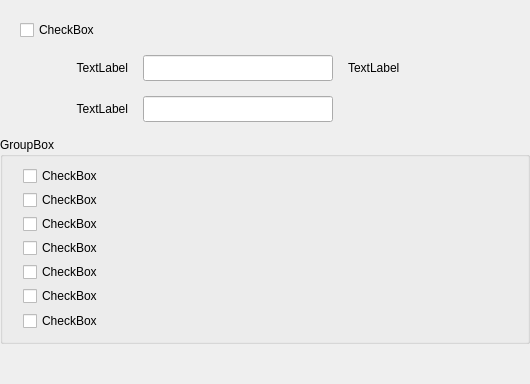
                     <widget class="QWidget" name="FactoryModePage">
                      <layout class="QVBoxLayout" name="verticalLayout_22">
                       <property name="spacing">
                        <number>15</number>
                       </property>
                       <property name="leftMargin">
                        <number>0</number>
                       </property>
                       <property name="topMargin">
                        <number>20</number>
                       </property>
                       <property name="rightMargin">
                        <number>0</number>
                       </property>
                       <property name="bottomMargin">
                        <number>0</number>
                       </property>
                       <item>
                        <layout class="QHBoxLayout" name="horizontalLayout_18">
                         <property name="leftMargin">
                          <number>20</number>
                         </property>
                         <item>
                          <widget class="QCheckBox" name="FactoryEnableCheck">
                           <property name="minimumSize">
                            <size>
                             <width>0</width>
                             <height>20</height>
                            </size>
                           </property>
                           <property name="maximumSize">
                            <size>
                             <width>16777215</width>
                             <height>20</height>
                            </size>
                           </property>
                           <property name="text">
                            <string>CheckBox</string>
                           </property>
                          </widget>
                         </item>
                        </layout>
                       </item>
                       <item>
                        <layout class="QHBoxLayout" name="horizontalLayout_19">
                         <property name="leftMargin">
                          <number>7</number>
                         </property>
                         <item>
                          <widget class="QLabel" name="pwdLabel">
                           <property name="minimumSize">
                            <size>
                             <width>121</width>
                             <height>15</height>
                            </size>
                           </property>
                           <property name="maximumSize">
                            <size>
                             <width>121</width>
                             <height>15</height>
                            </size>
                           </property>
                           <property name="text">
                            <string>TextLabel</string>
                           </property>
                           <property name="alignment">
                            <set>Qt::AlignRight|Qt::AlignTrailing|Qt::AlignVCenter</set>
                           </property>
                          </widget>
                         </item>
                         <item>
                          <widget class="QLineEdit" name="pwdEdit">
                           <property name="minimumSize">
                            <size>
                             <width>190</width>
                             <height>26</height>
                            </size>
                           </property>
                           <property name="maximumSize">
                            <size>
                             <width>190</width>
                             <height>26</height>
                            </size>
                           </property>
                           <property name="echoMode">
                            <enum>QLineEdit::Password</enum>
                           </property>
                          </widget>
                         </item>
                         <item>
                          <widget class="QLabel" name="pwdTip">
                           <property name="minimumSize">
                            <size>
                             <width>142</width>
                             <height>15</height>
                            </size>
                           </property>
                           <property name="maximumSize">
                            <size>
                             <width>142</width>
                             <height>15</height>
                            </size>
                           </property>
                           <property name="text">
                            <string>TextLabel</string>
                           </property>
                          </widget>
                         </item>
                         <item>
                          <spacer name="horizontalSpacer_9">
                           <property name="orientation">
                            <enum>Qt::Horizontal</enum>
                           </property>
                           <property name="sizeHint" stdset="0">
                            <size>
                             <width>40</width>
                             <height>20</height>
                            </size>
                           </property>
                          </spacer>
                         </item>
                        </layout>
                       </item>
                       <item>
                        <layout class="QHBoxLayout" name="horizontalLayout_20">
                         <property name="leftMargin">
                          <number>7</number>
                         </property>
                         <item>
                          <widget class="QLabel" name="confirmPwdLabel">
                           <property name="minimumSize">
                            <size>
                             <width>121</width>
                             <height>15</height>
                            </size>
                           </property>
                           <property name="maximumSize">
                            <size>
                             <width>121</width>
                             <height>15</height>
                            </size>
                           </property>
                           <property name="text">
                            <string>TextLabel</string>
                           </property>
                           <property name="alignment">
                            <set>Qt::AlignRight|Qt::AlignTrailing|Qt::AlignVCenter</set>
                           </property>
                          </widget>
                         </item>
                         <item>
                          <widget class="QLineEdit" name="confirmPwdEdit">
                           <property name="minimumSize">
                            <size>
                             <width>190</width>
                             <height>26</height>
                            </size>
                           </property>
                           <property name="maximumSize">
                            <size>
                             <width>190</width>
                             <height>26</height>
                            </size>
                           </property>
                           <property name="echoMode">
                            <enum>QLineEdit::Password</enum>
                           </property>
                          </widget>
                         </item>
                         <item>
                          <spacer name="horizontalSpacer_10">
                           <property name="orientation">
                            <enum>Qt::Horizontal</enum>
                           </property>
                           <property name="sizeHint" stdset="0">
                            <size>
                             <width>40</width>
                             <height>20</height>
                            </size>
                           </property>
                          </spacer>
                         </item>
                        </layout>
                       </item>
                       <item>
                        <widget class="QGroupBox" name="OperationGroup">
                         <property name="title">
                          <string>GroupBox</string>
                         </property>
                         <layout class="QVBoxLayout" name="verticalLayout_16">
                          <property name="leftMargin">
                           <number>20</number>
                          </property>
                          <property name="topMargin">
                           <number>10</number>
                          </property>
                          <property name="rightMargin">
                           <number>0</number>
                          </property>
                          <property name="bottomMargin">
                           <number>10</number>
                          </property>
                          <item>
                           <widget class="QCheckBox" name="programCheck">
                            <property name="minimumSize">
                             <size>
                              <width>126</width>
                              <height>18</height>
                             </size>
                            </property>
                            <property name="maximumSize">
                             <size>
                              <width>126</width>
                              <height>18</height>
                             </size>
                            </property>
                            <property name="text">
                             <string>CheckBox</string>
                            </property>
                           </widget>
                          </item>
                          <item>
                           <widget class="QCheckBox" name="verifyCheck">
                            <property name="minimumSize">
                             <size>
                              <width>126</width>
                              <height>18</height>
                             </size>
                            </property>
                            <property name="maximumSize">
                             <size>
                              <width>126</width>
                              <height>18</height>
                             </size>
                            </property>
                            <property name="text">
                             <string>CheckBox</string>
                            </property>
                           </widget>
                          </item>
                          <item>
                           <widget class="QCheckBox" name="blankCheck">
                            <property name="minimumSize">
                             <size>
                              <width>126</width>
                              <height>18</height>
                             </size>
                            </property>
                            <property name="maximumSize">
                             <size>
                              <width>126</width>
                              <height>18</height>
                             </size>
                            </property>
                            <property name="text">
                             <string>CheckBox</string>
                            </property>
                           </widget>
                          </item>
                          <item>
                           <widget class="QCheckBox" name="eraseCheck">
                            <property name="minimumSize">
                             <size>
                              <width>126</width>
                              <height>18</height>
                             </size>
                            </property>
                            <property name="maximumSize">
                             <size>
                              <width>126</width>
                              <height>18</height>
                             </size>
                            </property>
                            <property name="text">
                             <string>CheckBox</string>
                            </property>
                           </widget>
                          </item>
                          <item>
                           <widget class="QCheckBox" name="secureCheck">
                            <property name="minimumSize">
                             <size>
                              <width>126</width>
                              <height>18</height>
                             </size>
                            </property>
                            <property name="maximumSize">
                             <size>
                              <width>126</width>
                              <height>18</height>
                             </size>
                            </property>
                            <property name="text">
                             <string>CheckBox</string>
                            </property>
                           </widget>
                          </item>
                          <item>
                           <widget class="QCheckBox" name="readCheck">
                            <property name="minimumSize">
                             <size>
                              <width>126</width>
                              <height>18</height>
                             </size>
                            </property>
                            <property name="maximumSize">
                             <size>
                              <width>126</width>
                              <height>18</height>
                             </size>
                            </property>
                            <property name="text">
                             <string>CheckBox</string>
                            </property>
                           </widget>
                          </item>
                          <item>
                           <widget class="QCheckBox" name="factorySelectAllCheck">
                            <property name="minimumSize">
                             <size>
                              <width>0</width>
                              <height>20</height>
                             </size>
                            </property>
                            <property name="maximumSize">
                             <size>
                              <width>16777215</width>
                              <height>20</height>
                             </size>
                            </property>
                            <property name="text">
                             <string>CheckBox</string>
                            </property>
                           </widget>
                          </item>
                         </layout>
                        </widget>
                       </item>
                       <item>
                        <spacer name="verticalSpacer_5">
                         <property name="orientation">
                          <enum>Qt::Vertical</enum>
                         </property>
                         <property name="sizeHint" stdset="0">
                          <size>
                           <width>20</width>
                           <height>40</height>
                          </size>
                         </property>
                        </spacer>
                       </item>
                      </layout>
                     </widget>
